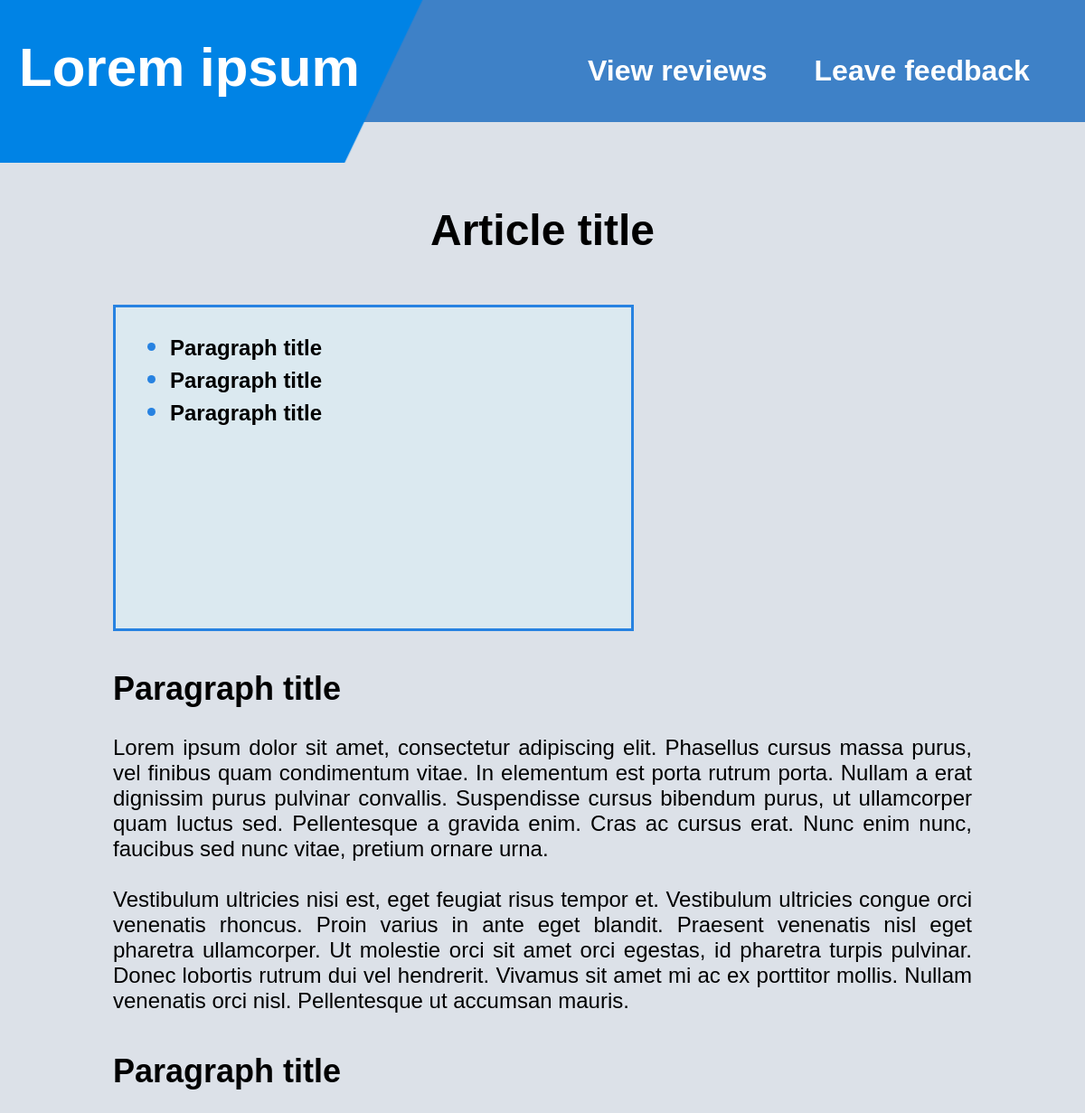
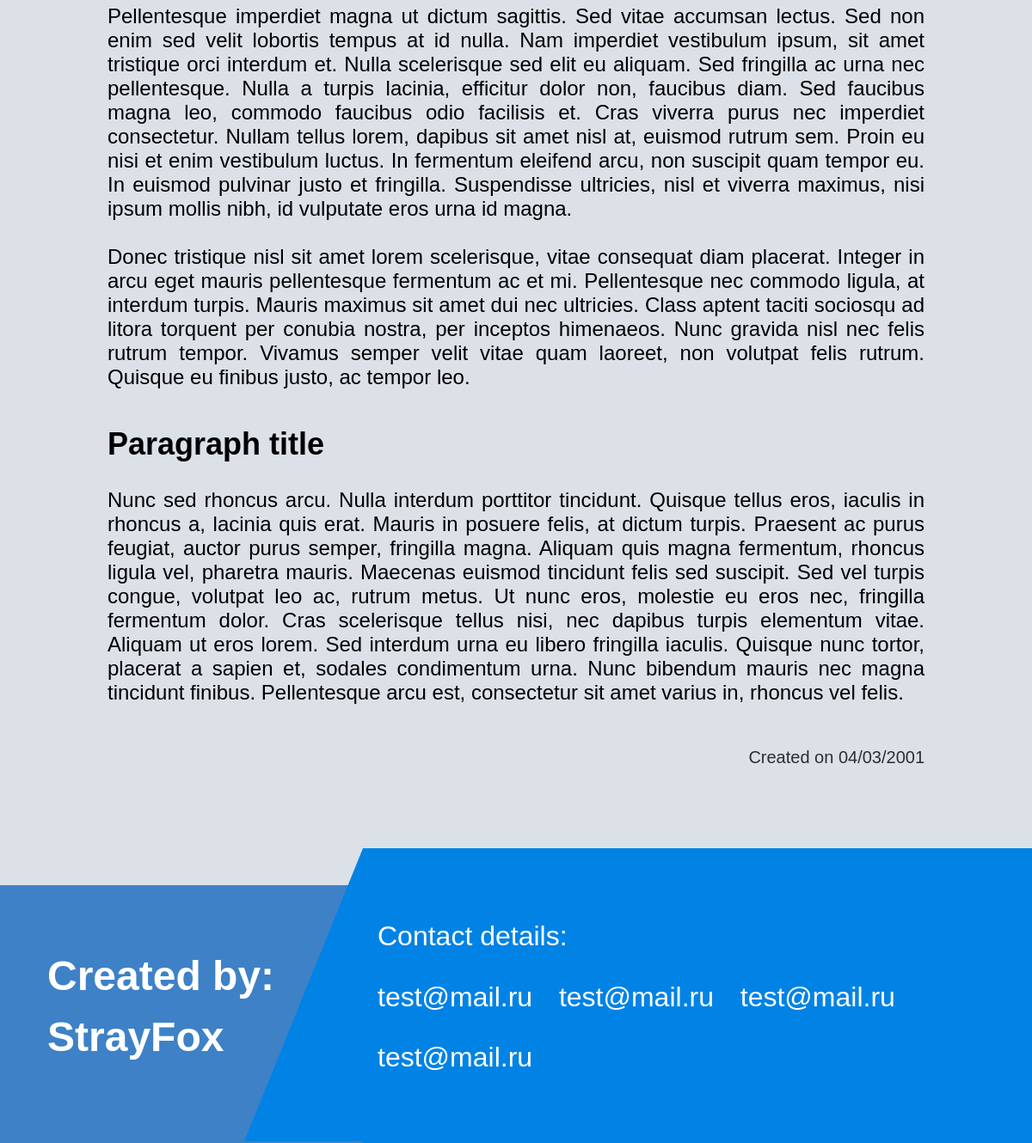
The page / on the database its author committed (2 pictures, top to bottom).
### tables this page shows
CREATE TABLE `paragraph` (
  `id` int(11) NOT NULL,
  `ptitle` varchar(128) NOT NULL,
  `ptext` text NOT NULL
);

### index.php (the view, shortened to what this page needs)
<?php
    $dbh = new PDO('mysql:host=localhost;dbname=one_page_article', "root", "root");
    $sql_all = "SELECT * FROM `paragraph`";
    $sql_ptitle = 'SELECT `id`, `ptitle` FROM `paragraph`';
    $select_all = $dbh->query($sql_all);
    $select_ptitle = $dbh->query($sql_ptitle);
?>
<!DOCTYPE html>
<html lang="en">
<head>
    <link rel="stylesheet" href="style.css">
    <link rel="stylesheet" href="css/adaptation.css">
</head>
<body>
    <header class="header">
        <div class="">
            <div class="header_menu">
                <div class="header_article">
                    <h1 class="article">Lorem ipsum</h1>
                </div>
                <div class="header_review">
                    <button class="view_review" id="viewBtn">View reviews</button>
                    <button class="leave_review" id="leaveBtn">Leave feedback</button>
                </div>
            </div>
        </div>
    </header>
    <main class="main">
        <div class="container">
            <div class="article_title">
                <h2 class="title">Article title</h2>
            </div>
            <div class="content_article">
                <ul class="list_cont">
                    <?php
                    while($ruw = $select_ptitle->fetch(PDO::FETCH_ASSOC)){
                        ?>
                        <li class="cont_title"><a href="#<?= $ruw['id'] ?>" class="title_text"><?= $ruw['ptitle'] ?></a></li>
                        <?php
                    }
                    ?>
                </ul>
            </div>
            <div class="text_content">
                <?php
                while($row = $select_all->fetch(PDO::FETCH_ASSOC)){
                    ?>
                    <div class="paragraphs" id="<?= $row['id'] ?>">
                        <h3 class="parag_title"><?= $row['ptitle'] ?></h3>
                        <p class="parag"><?= $row['ptext'] ?></p>
                    </div>
                    <?php
                }
                ?>
                <div class="created_date">
                    <span class="date">Created on 04/03/2001</span>
                </div>
            </div>
        </div>
    </main>
    <footer class="footer">
        <div class="">
            <div class="create_author">
                <span class="author">Created by:<br>StrayFox</span>
            </div>
            <div class="contact_sect">
                <span class="contact_det">Contact details:</span>
                <div class="contact">
                    <span class="email">test@mail.ru</span>
                    <span class="email">test@mail.ru</span>
                    <span class="email">test@mail.ru</span>
                    <span class="email">test@mail.ru</span>
                </div>
            </div>
        </div>
    </footer>
</body>
</html>

### style.css (style rules this page uses)
* { margin: 0; padding: 0; text-decoration: none; font-family: 'Oswald', sans-serif; resize: none; }
.container { width: 100%; max-width: 1190px; margin: 0 auto 0 auto; }
body { background-color: #DCE1E8; }
.header_menu { background-color: rgba(46, 119, 196, 0.9); height: 135px; }
.header_article { background: url(img/background_header.png); padding: 40px 70px 71px 21px; position: absolute; }
.article { color: #FFFFFF; font-size: 60px; }
.header_review { width: 490px; float: right; margin-top: 60px; margin-right: 60px; color: #FFFFFF; font-size: 32px; font-weight: bold; }
.view_review, .leave_review { border: none; background: none; color: #FFFFFF; font-size: 32px; font-weight: bold; }
.leave_review { margin-left: 43px; }
.main { margin-top: 92px; }
.article_title { text-align: center; }
.title { font-size: 48px; }
.content_article { background-color: #DBEDF4B2; width: 570px; height: 355px; border: 3px solid #2782E1; margin-top: 55px; }
.list_cont { margin-left: 30px; line-height: 20px; }
ul:first-child { margin-top: 33px; }
.cont_title { color: #2782E1; font-size: 30px; margin-left: 30px; margin-bottom: 14px; }
.title_text { border: none; background: none; color: #000000; font-size: 24px; font-weight: bold; }
.parag_title { font-size: 36px; margin-top: 43px; }
.parag { font-size: 24px; text-align: justify; margin-top: 30px; }
.created_date { color: rgba(0, 0, 0, 0.8); font-size: 20px; text-align: right; margin-top: 50px; }
.footer { background-color: rgba(46, 119, 196, 0.9); margin-top: 137px; height: 300px; }
.create_author { font-size: 48px; font-weight: 700; margin-top: 70px; margin-left: 55px; position: absolute; color: #FFFFFF; line-height: 71px; }
.contact_sect { background: url(img/background_footer.png); padding: 126px 0px 122px 396px; float: right; margin-top: -42px; color: #FFFFFF; }
.contact_det { font-weight: 500; font-size: 32px; }
.contact { margin-top: 20px; }
.email { font-weight: 500; font-size: 32px; margin-right: 77px; }

### css/adaptation.css (style rules this page uses)
@media screen and (max-width: 1440px) { .contact_sect { margin-top: -43px; margin-left: 43px; } }
@media screen and (max-width: 1440px) { .email { margin-right: 26.36px; } }
@media screen and (max-width: 1280px) { .header_review { margin-left: 750px; } }
@media screen and (max-width: 1280px) { .main { margin-left: 125px; margin-right: 125px; } }
@media screen and (max-width: 1240px) { .contact_sect { margin-top: -43px; margin-left: 43px; padding-top: 84px; padding-bottom: 62px; } }
@media screen and (max-width: 1240px) { .contact { line-height: 64px; } }

### rows shown on the page
paragraph: ptitle "Paragraph title", ptext "Lorem ipsum dolor sit amet, consectetur adipiscing elit. Phasellus cursus massa purus, vel finibus quam condimentum vitae. In elementum est porta rutrum porta. Nullam a erat dignissim purus pulvinar convallis. Suspendisse cursus bibendum purus, ut ullamcorper quam luctus sed. Pellentesque a gravida enim. Cras ac cursus erat. Nunc enim nunc, faucibus sed nunc vitae, pretium ornare urna. Vestibulum ultricies nisi est, eget feugiat risus tempor et. Vestibulum ultricies congue orci venenatis rhoncus. Proin varius in ante eget blandit. Praesent venenatis nisl eget pharetra ullamcorper. Ut molestie orci sit amet orci egestas, id pharetra turpis pulvinar. Donec lobortis rutrum dui vel hendrerit.…"
paragraph: ptitle "Paragraph title", ptext "Pellentesque imperdiet magna ut dictum sagittis. Sed vitae accumsan lectus. Sed non enim sed velit lobortis tempus at id nulla. Nam imperdiet vestibulum ipsum, sit amet tristique orci interdum et. Nulla scelerisque sed elit eu aliquam. Sed fringilla ac urna nec pellentesque. Nulla a turpis lacinia, efficitur dolor non, faucibus diam. Sed faucibus magna leo, commodo faucibus odio facilisis et. Cras viverra purus nec imperdiet consectetur. Nullam tellus lorem, dapibus sit amet nisl at, euismod rutrum sem. Proin eu nisi et enim vestibulum luctus. In fermentum eleifend arcu, non suscipit quam tempor eu. In euismod pulvinar justo et fringilla. Suspendisse ultricies, nisl et viverra maximus, nisi…"
paragraph: ptitle "Paragraph title", ptext "Nunc sed rhoncus arcu. Nulla interdum porttitor tincidunt. Quisque tellus eros, iaculis in rhoncus a, lacinia quis erat. Mauris in posuere felis, at dictum turpis. Praesent ac purus feugiat, auctor purus semper, fringilla magna. Aliquam quis magna fermentum, rhoncus ligula vel, pharetra mauris. Maecenas euismod tincidunt felis sed suscipit. Sed vel turpis congue, volutpat leo ac, rutrum metus. Ut nunc eros, molestie eu eros nec, fringilla fermentum dolor. Cras scelerisque tellus nisi, nec dapibus turpis elementum vitae. Aliquam ut eros lorem. Sed interdum urna eu libero fringilla iaculis. Quisque nunc tortor, placerat a sapien et, sodales condimentum urna. Nunc bibendum mauris nec magna…"
